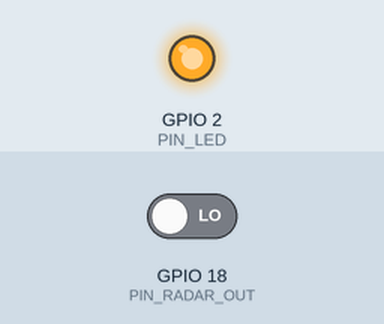
A sketch run on a simulated ESP32. Shown: output pins drawn as LEDs (lit = HIGH). Dashed ring = blinking. The inputs (shaded band) are chosen by the test bench; at power-on: GPIO 18 (PIN_RADAR_OUT) LOW. WiFi joins after 1.5 s; servers stay silent unless stated; no MQTT or app messages arrive unless stated; what the sketch prints to the serial monitor is not drawn.

Above: at 0.1 s.
At 0.5 s:
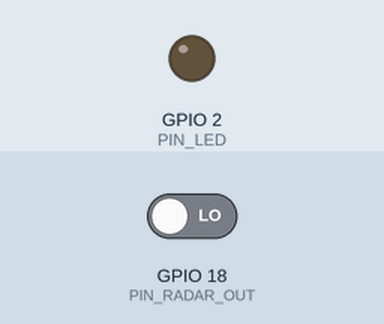
At 6.3 s:
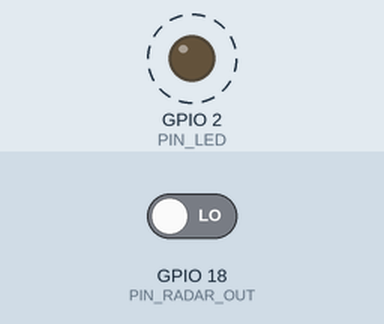
6.4 s: GPIO 18 (PIN_RADAR_OUT) driven LOW
Timing chart, 0 to 15.9 s (numbered marks = the images above; inputs shaded):
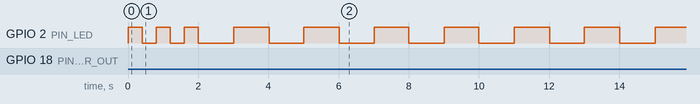

Measured:
- by itself, GPIO 2 (PIN_LED): alternates HIGH for 1.0 s and LOW for 1.0 s

The sketch:

roomstat_node.ino
```cpp
/*
 * RoomStat campus node — ESP32 + LD2410C mmWave presence sensor
 * -------------------------------------------------------------
 * One node per classroom. Mount above the whiteboard or on the rear wall,
 * 1.8-2.2 m high, facing into the room. Mains powered from a 5V USB adapter.
 *
 * Reports occupancy over MQTT. Publishes on state change (debounced) and as a
 * heartbeat every HEARTBEAT_MS so the server can tell "empty room" apart from
 * "dead sensor". Uses an MQTT last-will so an unplugged node marks itself
 * offline within one keepalive window.
 *
 * Board:  ESP32 Dev Module (esp32 core >= 2.0.11)
 * Libs:   PubSubClient (Nick O'Leary), ArduinoJson v7
 *
 * Wiring (LD2410C -> ESP32):
 *   VCC  -> 5V        (the module needs 5V; its IO is 3.3V safe)
 *   GND  -> GND
 *   TX   -> GPIO16    (RX2)
 *   RX   -> GPIO17    (TX2)   put a 1k series resistor here if you are fussy
 *   OUT  -> GPIO18    (hardware presence line, used as a sanity check)
 */

#include <WiFi.h>
#include <PubSubClient.h>
#include <ArduinoJson.h>
#include <ArduinoOTA.h>
#include "config.h"

// ---------------------------------------------------------------- pins / timing
static const int PIN_RADAR_RX = 16;   // ESP32 receives on this pin
static const int PIN_RADAR_TX = 17;
static const int PIN_RADAR_OUT = 18;
static const int PIN_LED = 2;

static const uint32_t HEARTBEAT_MS      = 60000;   // report even when nothing changes
static const uint32_t OCCUPY_CONFIRM_MS = 4000;    // presence must persist this long
static const uint32_t VACATE_CONFIRM_MS = 180000;  // 3 min of silence before "free"
static const uint32_t RADAR_STALE_MS    = 5000;    // no frames -> fall back to OUT pin

// ---------------------------------------------------------------- state
enum Occupancy : uint8_t { UNKNOWN = 0, VACANT = 1, OCCUPIED = 2 };

struct RadarReading {
  bool     presence     = false;
  uint8_t  target       = 0;    // 0 none, 1 moving, 2 stationary, 3 both
  uint16_t movingCm     = 0;
  uint8_t  movingEnergy = 0;
  uint16_t staticCm     = 0;
  uint8_t  staticEnergy = 0;
  uint32_t lastFrameMs  = 0;
};

void publishState(bool isChange);
void connectMqtt();
void connectWifi();

WiFiClient   net;
PubSubClient mqtt(net);
HardwareSerial radar(2);

RadarReading reading;
Occupancy    stableState    = UNKNOWN;
Occupancy    candidate      = UNKNOWN;
uint32_t     candidateSince = 0;
uint32_t     lastPublish    = 0;
uint32_t     lastPresenceMs = 0;
uint32_t     bootEpoch      = 0;

char topicState[96];
char topicStatus[96];

// ---------------------------------------------------------------- LD2410 parser
/*
 * Basic target frame:
 *   F4 F3 F2 F1 | len(2, LE) | 02 AA | state | movingCm(2) | movingEnergy
 *   | staticCm(2) | staticEnergy | detectCm(2) | 55 00 | F8 F7 F6 F5
 * We only keep the fields we actually use and ignore engineering-mode extras.
 */
void pumpRadar() {
  static uint8_t  buf[64];
  static uint8_t  idx = 0;
  static uint16_t want = 0;
  static uint8_t  hdr = 0;

  const uint8_t HEAD[4] = {0xF4, 0xF3, 0xF2, 0xF1};

  while (radar.available()) {
    uint8_t b = radar.read();

    if (hdr < 4) {                       // hunting for the frame header
      hdr = (b == HEAD[hdr]) ? hdr + 1 : (b == HEAD[0] ? 1 : 0);
      idx = 0;
      want = 0;
      continue;
    }

    if (want == 0) {                     // two length bytes, little endian
      buf[idx++] = b;
      if (idx == 2) {
        want = buf[0] | (buf[1] << 8);
        idx = 0;
        if (want == 0 || want > sizeof(buf)) { hdr = 0; want = 0; }  // bogus, resync
      }
      continue;
    }

    buf[idx++] = b;
    if (idx < want) continue;

    hdr = 0;                             // full payload captured
    want = 0;
    idx = 0;

    if (buf[0] != 0x02 || buf[1] != 0xAA) continue;   // not a target-data frame

    reading.target       = buf[2];
    reading.movingCm     = buf[3] | (buf[4] << 8);
    reading.movingEnergy = buf[5];
    reading.staticCm     = buf[6] | (buf[7] << 8);
    reading.staticEnergy = buf[8];
    reading.presence     = reading.target != 0;
    reading.lastFrameMs  = millis();
  }

  // If the UART goes quiet, trust the module's digital presence pin instead.
  if (millis() - reading.lastFrameMs > RADAR_STALE_MS) {
    reading.presence = digitalRead(PIN_RADAR_OUT) == HIGH;
    reading.target = reading.presence ? 2 : 0;
  }
}

// ---------------------------------------------------------------- occupancy logic
void updateOccupancy() {
  const uint32_t now = millis();
  if (reading.presence) lastPresenceMs = now;

  const Occupancy observed = reading.presence ? OCCUPIED : VACANT;

  if (observed != candidate) {
    candidate = observed;
    candidateSince = now;
    return;
  }

  const uint32_t held = now - candidateSince;
  const uint32_t need = (candidate == OCCUPIED) ? OCCUPY_CONFIRM_MS : VACATE_CONFIRM_MS;

  if (held >= need && stableState != candidate) {
    stableState = candidate;
    publishState(true);
  }
}

// ---------------------------------------------------------------- MQTT
const char* stateName(Occupancy s) {
  switch (s) {
    case OCCUPIED: return "occupied";
    case VACANT:   return "vacant";
    default:       return "unknown";
  }
}

void publishState(bool isChange) {
  if (!mqtt.connected()) return;

  JsonDocument doc;
  doc["room"]      = ROOM_ID;
  doc["state"]     = stateName(stableState);
  doc["change"]    = isChange;
  doc["target"]    = reading.target;
  doc["moving_cm"] = reading.movingCm;
  doc["static_cm"] = reading.staticCm;
  doc["energy"]    = max(reading.movingEnergy, reading.staticEnergy);
  doc["idle_s"]    = (millis() - lastPresenceMs) / 1000;
  doc["rssi"]      = WiFi.RSSI();
  doc["uptime_s"]  = millis() / 1000;
  doc["fw"]        = FW_VERSION;

  char payload[320];
  const size_t n = serializeJson(doc, payload);
  mqtt.publish(topicState, (const uint8_t*)payload, n, true);   // retained
  lastPublish = millis();
}

void connectMqtt() {
  while (!mqtt.connected()) {
    Serial.print("mqtt... ");
    const bool ok = mqtt.connect(
        ROOM_ID, MQTT_USER, MQTT_PASS,
        topicStatus, 1, true, "offline");        // last will

    if (ok) {
      Serial.println("up");
      mqtt.publish(topicStatus, "online", true);
      publishState(false);
      return;
    }
    Serial.printf("failed rc=%d\n", mqtt.state());
    delay(3000);
  }
}

void connectWifi() {
  WiFi.mode(WIFI_STA);
  WiFi.setHostname(ROOM_ID);
  WiFi.setSleep(false);                          // campus APs drop sleepy clients
  WiFi.begin(WIFI_SSID, WIFI_PASS);

  Serial.print("wifi");
  while (WiFi.status() != WL_CONNECTED) {
    digitalWrite(PIN_LED, !digitalRead(PIN_LED));
    Serial.print(".");
    delay(400);
  }
  digitalWrite(PIN_LED, HIGH);
  Serial.printf(" %s\n", WiFi.localIP().toString().c_str());
}

// ---------------------------------------------------------------- setup / loop
void setup() {
  Serial.begin(115200);
  pinMode(PIN_LED, OUTPUT);
  pinMode(PIN_RADAR_OUT, INPUT);

  radar.begin(256000, SERIAL_8N1, PIN_RADAR_RX, PIN_RADAR_TX);

  snprintf(topicState,  sizeof(topicState),  "%s/%s/state",  MQTT_PREFIX, ROOM_ID);
  snprintf(topicStatus, sizeof(topicStatus), "%s/%s/status", MQTT_PREFIX, ROOM_ID);

  connectWifi();

  ArduinoOTA.setHostname(ROOM_ID);
  ArduinoOTA.setPassword(OTA_PASS);
  ArduinoOTA.begin();

  mqtt.setServer(MQTT_HOST, MQTT_PORT);
  mqtt.setBufferSize(512);
  mqtt.setKeepAlive(45);
  connectMqtt();

  lastPresenceMs = millis();
}

void loop() {
  ArduinoOTA.handle();

  if (WiFi.status() != WL_CONNECTED) connectWifi();
  if (!mqtt.connected()) connectMqtt();
  mqtt.loop();

  pumpRadar();
  updateOccupancy();

  if (millis() - lastPublish >= HEARTBEAT_MS) publishState(false);

  // Slow blink = vacant, solid = occupied. Handy when debugging on a ladder.
  digitalWrite(PIN_LED, stableState == OCCUPIED ? HIGH : (millis() / 1000) % 2);

  delay(20);
}
```

config.h
```cpp
#pragma once

// ---- the only line you change per classroom -------------------------------
// Must match an id in server/rooms.yaml. Keep it short: it doubles as the
// MQTT client id, the OTA hostname and the DHCP hostname.
#define ROOM_ID      "A201"

// ---- campus network --------------------------------------------------------
// If your college wifi is WPA2-Enterprise (802.1X), plain WiFi.begin() will not
// work. Two options, in order of preference:
//   1. Ask IT for a device/IoT SSID with a PSK — this is a normal request.
//   2. Use WiFi.begin() with esp_wifi_sta_wpa2_ent_* APIs. See docs/DEPLOY.md.
#define WIFI_SSID    "CAMPUS-IOT"
#define WIFI_PASS    "change-me"

// ---- broker ----------------------------------------------------------------
#define MQTT_HOST    "10.0.12.40"      // the machine running server/app.py
#define MQTT_PORT    1883
#define MQTT_USER    "roomstat"
#define MQTT_PASS    "change-me-too"
#define MQTT_PREFIX  "roomstat"        // topics: roomstat/<ROOM_ID>/state

// ---- maintenance -----------------------------------------------------------
#define OTA_PASS     "change-me-three"
#define FW_VERSION   "1.0.0"
```
